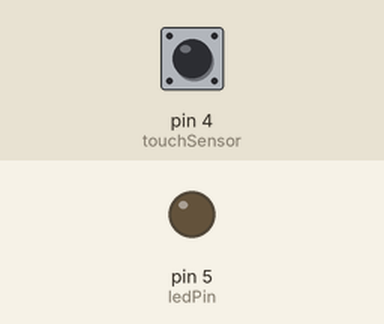
This sketch was run on a simulated Arduino Uno, built with avr-gcc and run on an emulated ATmega328P. Shown: output pins drawn as LEDs (lit = HIGH). Dashed ring = blinking. The inputs (shaded band) are chosen by the test bench; at power-on: pin 4 (touchSensor) LOW. What the sketch prints to the serial monitor is not drawn.

Above: at 1.2 s.
1.3 s: pin 4 (touchSensor) driven HIGH
At 2.5 s:
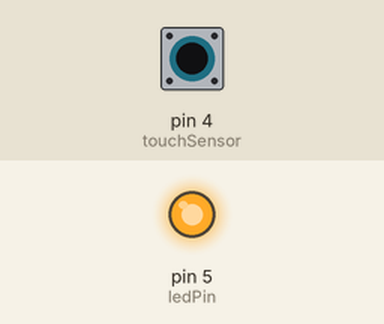
2.8 s: pin 4 (touchSensor) pulsed LOW 5 times (0.12 s each, 0.3 s apart)
At 3.37 s:
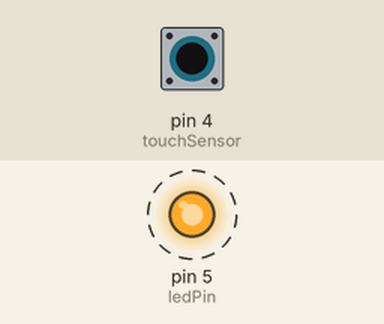
Timing chart, 0 to 5.8 s (numbered marks = the images above; inputs shaded):
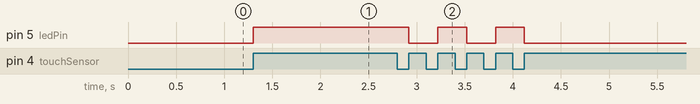

Measured:
- after the input at 1.3 s, pin 5 (ledPin): LOW → HIGH at once
- after the input at 2.8 s, pin 5 (ledPin): alternates HIGH for 0.30 s and LOW for 0.30 s, 5 changes in all, then stays LOW, starting after 0.12 s

The sketch:

quiz_06_touchLightMsg_2.ino
```cpp
#define ledPin 5
int ledState = LOW;     // LOW == 0
int touchPrevious = 0;  // false == 0

void setup() {
  pinMode(4,INPUT);  // touchSensor
  pinMode(ledPin,OUTPUT); // LED
  Serial.begin(9600);
}

void loop() {
  int touchCurrent = digitalRead(4);
  //Serial.println(touchCurrent);
  if(touchPrevious == 0 and touchCurrent == 1) {
    // ledState 판단하여 HIGH면 LOW, LOW면 HIGH로 변경
    ledState = !ledState;
    ledState? Serial.println("현재 LED 상태 : on") : Serial.println("현재 LED 상태 : off");
  }

  digitalWrite(ledPin,ledState);
  touchPrevious = touchCurrent;
}
```
